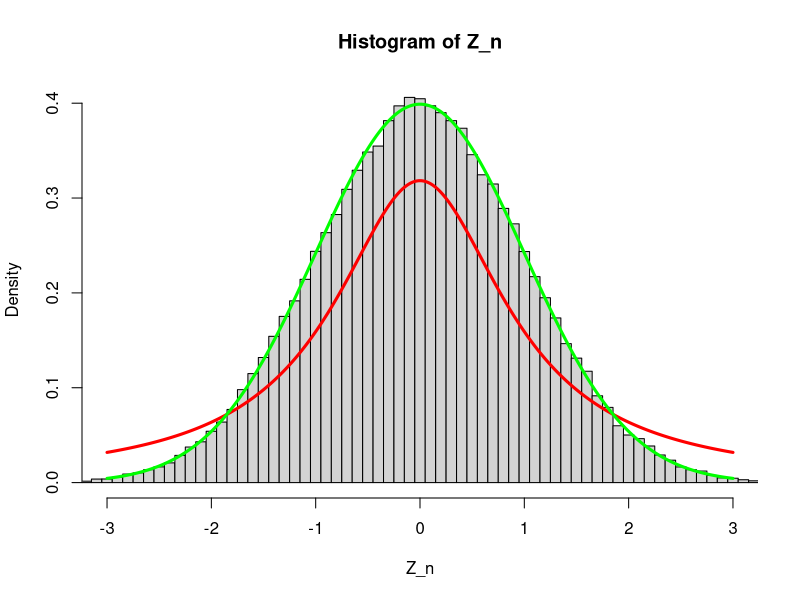
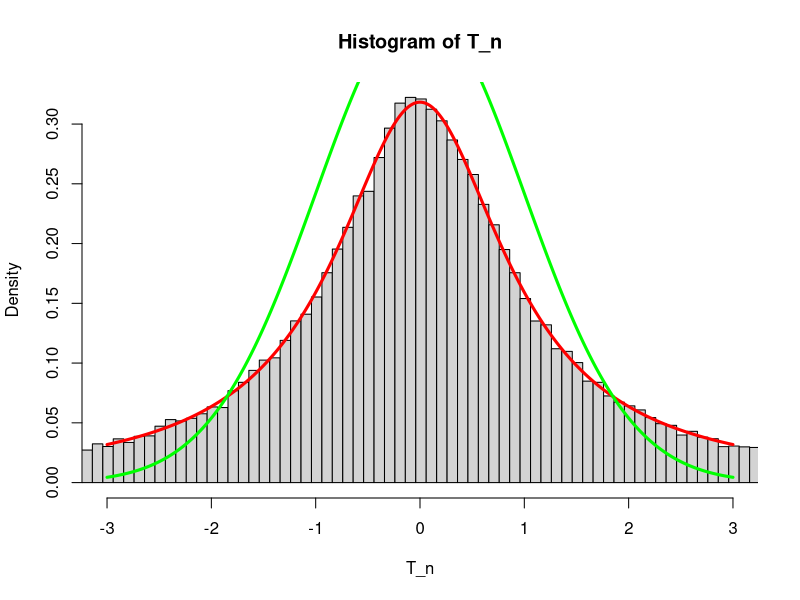
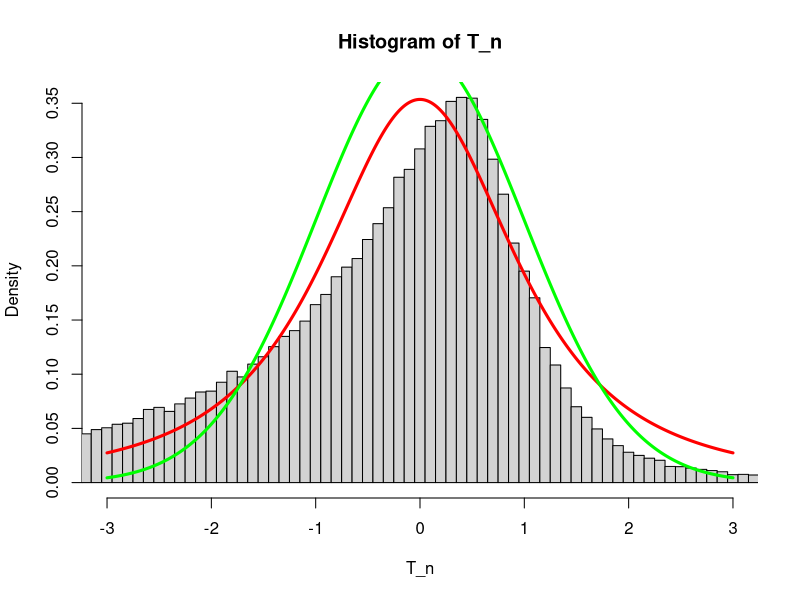

Write R code to recreate these figures, in order.
rowVar <- function(X) {
  return(rowSums((X - rowMeans(X))^2)/(dim(X)[2] - 1))
}

n <- 2
K <- 100000
X <- matrix(rnorm(n*K, 0, 1), nrow=K, ncol=n)

# known variance -> normally distributed
Z_n <- sqrt(n) * rowMeans(X) / 1
hist(Z_n, breaks=seq(min(Z_n)-1, max(Z_n)+1, by=0.1), freq = FALSE, xlim = c(-3, 3))
x_val <- seq(-3, 3, by=0.01)
lines(x_val, dt(x_val, df = n-1), col='red', lwd=3)
lines(x_val, dnorm(x_val), col='green', lwd=3)

# estimated variance -> t-distributed
T_n <- sqrt(n) * rowMeans(X) / sqrt(rowVar(X))
hist(T_n, breaks=seq(min(T_n)-1, max(T_n)+1, by=0.1), freq = FALSE, xlim = c(-3, 3))
lines(x_val, dt(x_val, df = n-1), col='red', lwd=3)
lines(x_val, dnorm(x_val), col='green', lwd=3)

# different distribution
n <- 3
K <- 100000
X <- matrix(rgamma(n*K, 1, 1), nrow=K, ncol=n)

T_n <- sqrt(n) * (rowMeans(X) - 1) / sqrt(rowVar(X))
hist(T_n, breaks=seq(min(T_n)-1, max(T_n)+1, by=0.1), freq = FALSE, xlim = c(-3, 3))
lines(x_val, dt(x_val, df = n-1), col='red', lwd=3)
lines(x_val, dnorm(x_val), col='green', lwd=3)
 